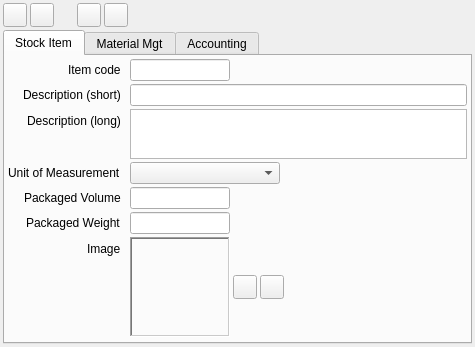
<?xml version="1.0" encoding="UTF-8"?>
<ui version="4.0">
 <class>ACC_StockItemWidget</class>
 <widget class="QWidget" name="ACC_StockItemWidget">
  <property name="geometry">
   <rect>
    <x>0</x>
    <y>0</y>
    <width>460</width>
    <height>343</height>
   </rect>
  </property>
  <property name="baseSize">
   <size>
    <width>186</width>
    <height>314</height>
   </size>
  </property>
  <property name="windowTitle">
   <string>Form</string>
  </property>
  <layout class="QGridLayout" name="gridLayout_5">
   <property name="leftMargin">
    <number>3</number>
   </property>
   <property name="topMargin">
    <number>3</number>
   </property>
   <property name="rightMargin">
    <number>3</number>
   </property>
   <property name="bottomMargin">
    <number>3</number>
   </property>
   <property name="verticalSpacing">
    <number>3</number>
   </property>
   <item row="1" column="0">
    <widget class="QTabWidget" name="tabWidget">
     <property name="currentIndex">
      <number>0</number>
     </property>
     <widget class="QWidget" name="tab">
      <attribute name="title">
       <string>Stock Item</string>
      </attribute>
      <layout class="QGridLayout" name="gridLayout_4">
       <property name="leftMargin">
        <number>3</number>
       </property>
       <property name="topMargin">
        <number>3</number>
       </property>
       <property name="rightMargin">
        <number>3</number>
       </property>
       <property name="bottomMargin">
        <number>3</number>
       </property>
       <property name="verticalSpacing">
        <number>3</number>
       </property>
       <item row="1" column="0">
        <spacer name="verticalSpacer_5">
         <property name="orientation">
          <enum>Qt::Vertical</enum>
         </property>
         <property name="sizeHint" stdset="0">
          <size>
           <width>20</width>
           <height>32</height>
          </size>
         </property>
        </spacer>
       </item>
       <item row="0" column="0">
        <layout class="QFormLayout" name="formLayout_3">
         <property name="fieldGrowthPolicy">
          <enum>QFormLayout::AllNonFixedFieldsGrow</enum>
         </property>
         <property name="labelAlignment">
          <set>Qt::AlignRight|Qt::AlignTrailing|Qt::AlignVCenter</set>
         </property>
         <property name="horizontalSpacing">
          <number>9</number>
         </property>
         <property name="verticalSpacing">
          <number>3</number>
         </property>
         <item row="0" column="0">
          <widget class="QLabel" name="label">
           <property name="text">
            <string>Item code</string>
           </property>
          </widget>
         </item>
         <item row="0" column="1">
          <widget class="QLineEdit" name="leItemCode">
           <property name="maximumSize">
            <size>
             <width>100</width>
             <height>16777215</height>
            </size>
           </property>
           <property name="readOnly">
            <bool>false</bool>
           </property>
          </widget>
         </item>
         <item row="1" column="0">
          <widget class="QLabel" name="label_2">
           <property name="text">
            <string>Description (short)</string>
           </property>
          </widget>
         </item>
         <item row="1" column="1">
          <widget class="QLineEdit" name="leDescriptionShort"/>
         </item>
         <item row="2" column="0">
          <widget class="QLabel" name="label_3">
           <property name="text">
            <string>Description (long)</string>
           </property>
          </widget>
         </item>
         <item row="2" column="1">
          <widget class="QPlainTextEdit" name="teDescriptionLong">
           <property name="minimumSize">
            <size>
             <width>0</width>
             <height>50</height>
            </size>
           </property>
           <property name="maximumSize">
            <size>
             <width>16777215</width>
             <height>50</height>
            </size>
           </property>
          </widget>
         </item>
         <item row="3" column="0">
          <widget class="QLabel" name="label_4">
           <property name="text">
            <string>Unit of Measurement</string>
           </property>
          </widget>
         </item>
         <item row="3" column="1">
          <widget class="QComboBox" name="cbUnitOfMeasure">
           <property name="maximumSize">
            <size>
             <width>150</width>
             <height>16777215</height>
            </size>
           </property>
          </widget>
         </item>
         <item row="4" column="0">
          <widget class="QLabel" name="label_13">
           <property name="text">
            <string>Packaged Volume</string>
           </property>
          </widget>
         </item>
         <item row="4" column="1">
          <widget class="QLineEdit" name="lePackagedVolume">
           <property name="minimumSize">
            <size>
             <width>100</width>
             <height>0</height>
            </size>
           </property>
           <property name="maximumSize">
            <size>
             <width>100</width>
             <height>16777215</height>
            </size>
           </property>
          </widget>
         </item>
         <item row="5" column="0">
          <widget class="QLabel" name="label_14">
           <property name="text">
            <string>Packaged Weight</string>
           </property>
          </widget>
         </item>
         <item row="5" column="1">
          <widget class="QLineEdit" name="lePackagedWeight">
           <property name="minimumSize">
            <size>
             <width>100</width>
             <height>0</height>
            </size>
           </property>
           <property name="maximumSize">
            <size>
             <width>100</width>
             <height>16777215</height>
            </size>
           </property>
          </widget>
         </item>
         <item row="6" column="0">
          <widget class="QLabel" name="label_6">
           <property name="text">
            <string>Image</string>
           </property>
          </widget>
         </item>
         <item row="6" column="1">
          <layout class="QHBoxLayout" name="horizontalLayout_2">
           <property name="spacing">
            <number>3</number>
           </property>
           <item>
            <widget class="QLabel" name="lblPixmap">
             <property name="minimumSize">
              <size>
               <width>100</width>
               <height>100</height>
              </size>
             </property>
             <property name="maximumSize">
              <size>
               <width>100</width>
               <height>100</height>
              </size>
             </property>
             <property name="frameShape">
              <enum>QFrame::WinPanel</enum>
             </property>
             <property name="frameShadow">
              <enum>QFrame::Sunken</enum>
             </property>
             <property name="text">
              <string/>
             </property>
             <property name="scaledContents">
              <bool>true</bool>
             </property>
             <property name="alignment">
              <set>Qt::AlignLeading|Qt::AlignLeft|Qt::AlignTop</set>
             </property>
             <property name="indent">
              <number>-1</number>
             </property>
            </widget>
           </item>
           <item>
            <widget class="QToolButton" name="pbAddImage">
             <property name="minimumSize">
              <size>
               <width>24</width>
               <height>24</height>
              </size>
             </property>
             <property name="maximumSize">
              <size>
               <width>24</width>
               <height>24</height>
              </size>
             </property>
             <property name="toolTip">
              <string>Add image (jpeg, gif, png, tiff)</string>
             </property>
             <property name="text">
              <string/>
             </property>
             <property name="icon">
              <iconset resource="../../../db/src/gui/db.qrc">
               <normaloff>:/images/icons/picture.png</normaloff>:/images/icons/picture.png</iconset>
             </property>
            </widget>
           </item>
           <item>
            <widget class="QToolButton" name="pbDeleteImage">
             <property name="minimumSize">
              <size>
               <width>24</width>
               <height>24</height>
              </size>
             </property>
             <property name="maximumSize">
              <size>
               <width>24</width>
               <height>24</height>
              </size>
             </property>
             <property name="toolTip">
              <string>Delete image</string>
             </property>
             <property name="text">
              <string/>
             </property>
             <property name="icon">
              <iconset resource="../../../db/src/gui/db.qrc">
               <normaloff>:/images/icons/delete.png</normaloff>:/images/icons/delete.png</iconset>
             </property>
            </widget>
           </item>
           <item>
            <spacer name="horizontalSpacer_2">
             <property name="orientation">
              <enum>Qt::Horizontal</enum>
             </property>
             <property name="sizeHint" stdset="0">
              <size>
               <width>40</width>
               <height>20</height>
              </size>
             </property>
            </spacer>
           </item>
          </layout>
         </item>
        </layout>
       </item>
      </layout>
     </widget>
     <widget class="QWidget" name="tab_2">
      <attribute name="title">
       <string>Material Mgt</string>
      </attribute>
      <layout class="QGridLayout" name="gridLayout_3">
       <property name="leftMargin">
        <number>3</number>
       </property>
       <property name="topMargin">
        <number>3</number>
       </property>
       <property name="rightMargin">
        <number>3</number>
       </property>
       <property name="bottomMargin">
        <number>3</number>
       </property>
       <property name="verticalSpacing">
        <number>3</number>
       </property>
       <item row="0" column="0">
        <layout class="QFormLayout" name="formLayout_2">
         <property name="labelAlignment">
          <set>Qt::AlignRight|Qt::AlignTrailing|Qt::AlignVCenter</set>
         </property>
         <property name="horizontalSpacing">
          <number>9</number>
         </property>
         <property name="verticalSpacing">
          <number>3</number>
         </property>
         <item row="0" column="0">
          <widget class="QLabel" name="label_16">
           <property name="text">
            <string>Current or Obsolete</string>
           </property>
          </widget>
         </item>
         <item row="0" column="1">
          <widget class="QComboBox" name="cbCurrentObsolete">
           <property name="minimumSize">
            <size>
             <width>100</width>
             <height>0</height>
            </size>
           </property>
           <property name="maximumSize">
            <size>
             <width>100</width>
             <height>16777215</height>
            </size>
           </property>
          </widget>
         </item>
         <item row="1" column="0">
          <widget class="QLabel" name="label_17">
           <property name="text">
            <string>Assembly, Kit, Manufactured or Service/Labour</string>
           </property>
          </widget>
         </item>
         <item row="1" column="1">
          <widget class="QComboBox" name="cbAssembly">
           <property name="minimumSize">
            <size>
             <width>150</width>
             <height>0</height>
            </size>
           </property>
           <property name="maximumSize">
            <size>
             <width>150</width>
             <height>16777215</height>
            </size>
           </property>
          </widget>
         </item>
         <item row="2" column="0">
          <widget class="QLabel" name="label_18">
           <property name="text">
            <string>Batch, Serial or Lot Control</string>
           </property>
          </widget>
         </item>
         <item row="2" column="1">
          <widget class="QComboBox" name="cbControl">
           <property name="minimumSize">
            <size>
             <width>100</width>
             <height>0</height>
            </size>
           </property>
           <property name="maximumSize">
            <size>
             <width>100</width>
             <height>16777215</height>
            </size>
           </property>
          </widget>
         </item>
         <item row="3" column="0">
          <widget class="QLabel" name="label_19">
           <property name="text">
            <string>Serialized (auto)</string>
           </property>
          </widget>
         </item>
         <item row="3" column="1">
          <widget class="QComboBox" name="cbSerialized">
           <property name="minimumSize">
            <size>
             <width>75</width>
             <height>0</height>
            </size>
           </property>
           <property name="maximumSize">
            <size>
             <width>75</width>
             <height>16777215</height>
            </size>
           </property>
          </widget>
         </item>
         <item row="5" column="0">
          <widget class="QLabel" name="label_20">
           <property name="text">
            <string>Perishable</string>
           </property>
          </widget>
         </item>
         <item row="5" column="1">
          <widget class="QComboBox" name="cbPerishable">
           <property name="minimumSize">
            <size>
             <width>75</width>
             <height>0</height>
            </size>
           </property>
           <property name="maximumSize">
            <size>
             <width>75</width>
             <height>16777215</height>
            </size>
           </property>
          </widget>
         </item>
         <item row="6" column="0">
          <widget class="QLabel" name="label_21">
           <property name="text">
            <string>Decimal Place for Display Quantity</string>
           </property>
          </widget>
         </item>
         <item row="6" column="1">
          <widget class="QLineEdit" name="leDecimalPlaces">
           <property name="minimumSize">
            <size>
             <width>75</width>
             <height>0</height>
            </size>
           </property>
           <property name="maximumSize">
            <size>
             <width>75</width>
             <height>16777215</height>
            </size>
           </property>
          </widget>
         </item>
         <item row="7" column="0">
          <widget class="QLabel" name="label_22">
           <property name="text">
            <string>Bar Code</string>
           </property>
          </widget>
         </item>
         <item row="7" column="1">
          <widget class="QLineEdit" name="leBarCode">
           <property name="minimumSize">
            <size>
             <width>200</width>
             <height>0</height>
            </size>
           </property>
           <property name="maximumSize">
            <size>
             <width>200</width>
             <height>16777215</height>
            </size>
           </property>
          </widget>
         </item>
         <item row="4" column="0">
          <widget class="QLabel" name="label_7">
           <property name="text">
            <string>Serial Number (fixed)</string>
           </property>
          </widget>
         </item>
         <item row="4" column="1">
          <widget class="QLineEdit" name="leSerialNumber"/>
         </item>
        </layout>
       </item>
       <item row="0" column="1">
        <spacer name="horizontalSpacer_3">
         <property name="orientation">
          <enum>Qt::Horizontal</enum>
         </property>
         <property name="sizeHint" stdset="0">
          <size>
           <width>116</width>
           <height>20</height>
          </size>
         </property>
        </spacer>
       </item>
       <item row="1" column="0">
        <spacer name="verticalSpacer_4">
         <property name="orientation">
          <enum>Qt::Vertical</enum>
         </property>
         <property name="sizeHint" stdset="0">
          <size>
           <width>20</width>
           <height>57</height>
          </size>
         </property>
        </spacer>
       </item>
      </layout>
     </widget>
     <widget class="QWidget" name="tab_3">
      <attribute name="title">
       <string>Accounting</string>
      </attribute>
      <layout class="QGridLayout" name="gridLayout">
       <property name="leftMargin">
        <number>3</number>
       </property>
       <property name="topMargin">
        <number>3</number>
       </property>
       <property name="rightMargin">
        <number>3</number>
       </property>
       <property name="bottomMargin">
        <number>3</number>
       </property>
       <property name="verticalSpacing">
        <number>3</number>
       </property>
       <item row="0" column="0">
        <layout class="QFormLayout" name="formLayout">
         <property name="fieldGrowthPolicy">
          <enum>QFormLayout::AllNonFixedFieldsGrow</enum>
         </property>
         <property name="labelAlignment">
          <set>Qt::AlignRight|Qt::AlignTrailing|Qt::AlignVCenter</set>
         </property>
         <property name="horizontalSpacing">
          <number>9</number>
         </property>
         <property name="verticalSpacing">
          <number>3</number>
         </property>
         <item row="1" column="0">
          <widget class="QLabel" name="label_24">
           <property name="text">
            <string>Discount Category</string>
           </property>
          </widget>
         </item>
         <item row="1" column="1">
          <widget class="QLineEdit" name="leDiscountCategory">
           <property name="minimumSize">
            <size>
             <width>100</width>
             <height>0</height>
            </size>
           </property>
           <property name="maximumSize">
            <size>
             <width>100</width>
             <height>16777215</height>
            </size>
           </property>
          </widget>
         </item>
         <item row="2" column="0">
          <widget class="QLabel" name="lblEconomic">
           <property name="text">
            <string>Economic Order Quantity</string>
           </property>
          </widget>
         </item>
         <item row="2" column="1">
          <widget class="QLineEdit" name="leEconomic">
           <property name="minimumSize">
            <size>
             <width>100</width>
             <height>0</height>
            </size>
           </property>
           <property name="maximumSize">
            <size>
             <width>100</width>
             <height>16777215</height>
            </size>
           </property>
          </widget>
         </item>
         <item row="3" column="0">
          <widget class="QLabel" name="label_25">
           <property name="text">
            <string>Material/Service Purchase Cost</string>
           </property>
          </widget>
         </item>
         <item row="3" column="1">
          <widget class="QLineEdit" name="leStandardMaterialCost">
           <property name="minimumSize">
            <size>
             <width>150</width>
             <height>0</height>
            </size>
           </property>
           <property name="maximumSize">
            <size>
             <width>150</width>
             <height>16777215</height>
            </size>
           </property>
          </widget>
         </item>
         <item row="4" column="0">
          <widget class="QLabel" name="label_26">
           <property name="text">
            <string>Standard Labour Cost</string>
           </property>
          </widget>
         </item>
         <item row="4" column="1">
          <widget class="QLineEdit" name="leStandardLabourCost">
           <property name="minimumSize">
            <size>
             <width>150</width>
             <height>0</height>
            </size>
           </property>
           <property name="maximumSize">
            <size>
             <width>150</width>
             <height>16777215</height>
            </size>
           </property>
          </widget>
         </item>
         <item row="5" column="0">
          <widget class="QLabel" name="label_27">
           <property name="text">
            <string>Standard Overhead Cost</string>
           </property>
          </widget>
         </item>
         <item row="5" column="1">
          <widget class="QLineEdit" name="leStandardOverheadCost">
           <property name="minimumSize">
            <size>
             <width>150</width>
             <height>0</height>
            </size>
           </property>
           <property name="maximumSize">
            <size>
             <width>150</width>
             <height>16777215</height>
            </size>
           </property>
          </widget>
         </item>
         <item row="6" column="0">
          <widget class="QLabel" name="label_5">
           <property name="text">
            <string>Cost Center</string>
           </property>
          </widget>
         </item>
         <item row="6" column="1">
          <widget class="RB_IdxLineEdit" name="ileCostCenter"/>
         </item>
        </layout>
       </item>
       <item row="1" column="0">
        <spacer name="verticalSpacer">
         <property name="orientation">
          <enum>Qt::Vertical</enum>
         </property>
         <property name="sizeHint" stdset="0">
          <size>
           <width>20</width>
           <height>87</height>
          </size>
         </property>
        </spacer>
       </item>
      </layout>
     </widget>
    </widget>
   </item>
   <item row="0" column="0">
    <layout class="QHBoxLayout" name="horizontalLayout">
     <property name="spacing">
      <number>3</number>
     </property>
     <item>
      <widget class="QToolButton" name="pbPrevious">
       <property name="minimumSize">
        <size>
         <width>24</width>
         <height>24</height>
        </size>
       </property>
       <property name="maximumSize">
        <size>
         <width>24</width>
         <height>24</height>
        </size>
       </property>
       <property name="toolTip">
        <string>Previous</string>
       </property>
       <property name="text">
        <string/>
       </property>
       <property name="icon">
        <iconset resource="../../../db/src/gui/db.qrc">
         <normaloff>:/images/icons/arrow_left.png</normaloff>:/images/icons/arrow_left.png</iconset>
       </property>
      </widget>
     </item>
     <item>
      <widget class="QToolButton" name="pbNext">
       <property name="minimumSize">
        <size>
         <width>24</width>
         <height>24</height>
        </size>
       </property>
       <property name="maximumSize">
        <size>
         <width>24</width>
         <height>24</height>
        </size>
       </property>
       <property name="toolTip">
        <string>Next</string>
       </property>
       <property name="text">
        <string/>
       </property>
       <property name="icon">
        <iconset resource="../../../db/src/gui/db.qrc">
         <normaloff>:/images/icons/arrow_right.png</normaloff>:/images/icons/arrow_right.png</iconset>
       </property>
      </widget>
     </item>
     <item>
      <spacer name="horizontalSpacer_6">
       <property name="orientation">
        <enum>Qt::Horizontal</enum>
       </property>
       <property name="sizeType">
        <enum>QSizePolicy::Preferred</enum>
       </property>
       <property name="sizeHint" stdset="0">
        <size>
         <width>20</width>
         <height>20</height>
        </size>
       </property>
      </spacer>
     </item>
     <item>
      <widget class="QToolButton" name="pbSave">
       <property name="minimumSize">
        <size>
         <width>24</width>
         <height>24</height>
        </size>
       </property>
       <property name="maximumSize">
        <size>
         <width>24</width>
         <height>24</height>
        </size>
       </property>
       <property name="toolTip">
        <string>Save</string>
       </property>
       <property name="text">
        <string/>
       </property>
       <property name="icon">
        <iconset resource="../../../db/src/gui/db.qrc">
         <normaloff>:/images/icons/database_save.png</normaloff>:/images/icons/database_save.png</iconset>
       </property>
      </widget>
     </item>
     <item>
      <widget class="QToolButton" name="pbRevert">
       <property name="minimumSize">
        <size>
         <width>24</width>
         <height>24</height>
        </size>
       </property>
       <property name="maximumSize">
        <size>
         <width>24</width>
         <height>24</height>
        </size>
       </property>
       <property name="toolTip">
        <string>Cancel Changes</string>
       </property>
       <property name="text">
        <string/>
       </property>
       <property name="icon">
        <iconset resource="../../../db/src/gui/db.qrc">
         <normaloff>:/images/icons/arrow_undo.png</normaloff>:/images/icons/arrow_undo.png</iconset>
       </property>
      </widget>
     </item>
     <item>
      <spacer name="horizontalSpacer_4">
       <property name="orientation">
        <enum>Qt::Horizontal</enum>
       </property>
       <property name="sizeHint" stdset="0">
        <size>
         <width>40</width>
         <height>20</height>
        </size>
       </property>
      </spacer>
     </item>
    </layout>
   </item>
  </layout>
 </widget>
 <customwidgets>
  <customwidget>
   <class>RB_IdxLineEdit</class>
   <extends>QLineEdit</extends>
   <header>rb_idxlineedit.h</header>
  </customwidget>
 </customwidgets>
 <tabstops>
  <tabstop>pbPrevious</tabstop>
  <tabstop>pbNext</tabstop>
  <tabstop>pbSave</tabstop>
  <tabstop>pbRevert</tabstop>
  <tabstop>tabWidget</tabstop>
  <tabstop>leItemCode</tabstop>
  <tabstop>leDescriptionShort</tabstop>
  <tabstop>teDescriptionLong</tabstop>
  <tabstop>cbUnitOfMeasure</tabstop>
  <tabstop>lePackagedVolume</tabstop>
  <tabstop>lePackagedWeight</tabstop>
  <tabstop>pbAddImage</tabstop>
  <tabstop>pbDeleteImage</tabstop>
  <tabstop>cbCurrentObsolete</tabstop>
  <tabstop>cbAssembly</tabstop>
  <tabstop>cbControl</tabstop>
  <tabstop>cbSerialized</tabstop>
  <tabstop>leSerialNumber</tabstop>
  <tabstop>cbPerishable</tabstop>
  <tabstop>leDecimalPlaces</tabstop>
  <tabstop>leBarCode</tabstop>
  <tabstop>leDiscountCategory</tabstop>
  <tabstop>leEconomic</tabstop>
  <tabstop>leStandardMaterialCost</tabstop>
  <tabstop>leStandardLabourCost</tabstop>
  <tabstop>leStandardOverheadCost</tabstop>
  <tabstop>ileCostCenter</tabstop>
 </tabstops>
 <resources>
  <include location="../../../db/src/gui/db.qrc"/>
 </resources>
 <connections/>
</ui>
